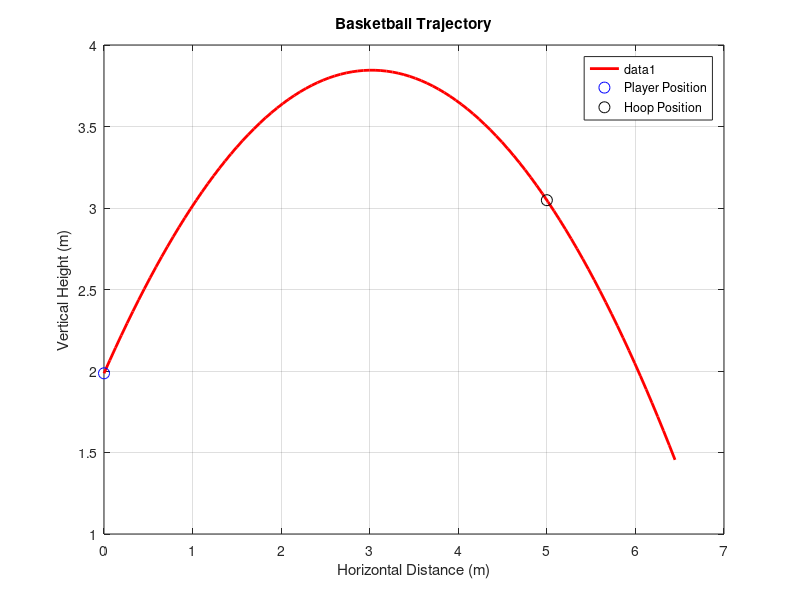

Write the MATLAB code that produced this figure.
clc;
clear all;


% Constants
g = 9.81; % Acceleration due to gravity (m/s^2)
m = 0.58; % Mass of basketball in kg
h_player = 198.6 / 100; % Player height in meters
h_hoop = 304.799 / 100; % Hoop height in meters

% User Input
distance = input('Enter the horizontal distance between player and hoop (in meters): ');

% Compute height difference
delta_h = h_hoop - h_player;

% Required angle (Optimization Problem)
theta_range = linspace(30, 60, 100); % Angle range in degrees
best_theta = 0;
best_v0 = inf;

for theta = theta_range
    % Convert angle to radians
    theta_rad = deg2rad(theta);
    
    % Solve for v0 (initial velocity) to reach the hoop
    v0 = sqrt((g * distance^2) / (2 * cos(theta_rad)^2 * (distance * tan(theta_rad) - delta_h)));
    
    % Ensure velocity is feasible
    if isreal(v0) && v0 < best_v0
        best_v0 = v0;
        best_theta = theta;
    end
end

% Force Calculation
force = m * best_v0 * g;

% Display Results
disp(['Optimal angle to throw: ', num2str(best_theta), ' degrees']);
disp(['Required initial velocity: ', num2str(best_v0), ' m/s']);
disp(['Force to apply: ', num2str(force), ' N']);

% Time of flight
theta_rad = deg2rad(best_theta);
t_flight = (2 * best_v0 * sin(theta_rad) + sqrt((2 * best_v0 * sin(theta_rad))^2 + 4 * g * delta_h)) / (2 * g);

% Time array
t = linspace(0, t_flight, 100);

% Compute trajectory
x = best_v0 * cos(theta_rad) * t; % Horizontal position
y = h_player + best_v0 * sin(theta_rad) * t - 0.5 * g * t.^2; % Vertical position

% Plot
figure;
plot(x, y, '-r', 'LineWidth', 2);
grid on;
xlabel('Horizontal Distance (m)');
ylabel('Vertical Height (m)');
title('Basketball Trajectory');
hold on;

% Maximum Height Calculation
t_max_height = best_v0 * sin(theta_rad) / g; % Time at max height
max_height = h_player + (best_v0 * sin(theta_rad) * t_max_height) - (0.5 * g * t_max_height^2); % Max height
x_max_height = best_v0 * cos(theta_rad) * t_max_height; % Horizontal distance to max height

% Display Results
disp(['Maximum Height of Basketball: ', num2str(max_height), ' meters']);
disp(['Horizontal Distance to Max Height: ', num2str(x_max_height), ' meters']);



% Plot player and hoop positions
plot(0, h_player, 'ob', 'MarkerSize', 8, 'DisplayName', 'Player Position');
plot(distance, h_hoop, 'ok', 'MarkerSize', 8, 'DisplayName', 'Hoop Position');
legend show;
hold off;
